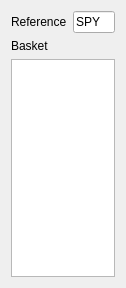
<?xml version="1.0" encoding="UTF-8"?>
<ui version="4.0">
 <class>Form</class>
 <widget class="QWidget" name="Form">
  <property name="geometry">
   <rect>
    <x>0</x>
    <y>0</y>
    <width>126</width>
    <height>288</height>
   </rect>
  </property>
  <property name="sizePolicy">
   <sizepolicy hsizetype="Preferred" vsizetype="Preferred">
    <horstretch>0</horstretch>
    <verstretch>0</verstretch>
   </sizepolicy>
  </property>
  <property name="maximumSize">
   <size>
    <width>126</width>
    <height>16777215</height>
   </size>
  </property>
  <property name="windowTitle">
   <string>Form</string>
  </property>
  <layout class="QVBoxLayout" name="verticalLayout">
   <item>
    <layout class="QHBoxLayout" name="horizontalLayout">
     <item>
      <widget class="QLabel" name="label">
       <property name="text">
        <string>Reference</string>
       </property>
       <property name="buddy">
        <cstring>txtReference</cstring>
       </property>
      </widget>
     </item>
     <item>
      <widget class="QLineEdit" name="txtReference">
       <property name="text">
        <string>SPY</string>
       </property>
      </widget>
     </item>
    </layout>
   </item>
   <item>
    <widget class="QLabel" name="label_2">
     <property name="text">
      <string>Basket</string>
     </property>
     <property name="buddy">
      <cstring>listSymbols</cstring>
     </property>
    </widget>
   </item>
   <item>
    <widget class="QListWidget" name="listSymbols"/>
   </item>
  </layout>
 </widget>
 <resources/>
 <connections/>
</ui>
